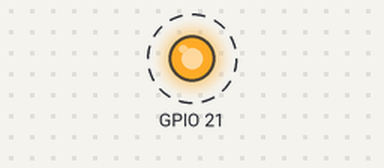
This program was run on a simulated Raspberry Pi (BCM pin numbers). On the bench: output pins drawn as LEDs (lit = HIGH). Dashed ring = blinking. What the program prints to the terminal is not drawn.

Above: at 0.5 s.
Timing chart, 0 to 4.6 s (numbered marks = the images above):
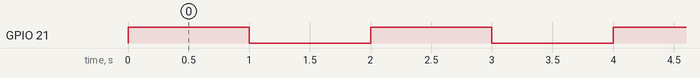

Measured:
- by itself, GPIO 21: alternates HIGH for 1.0 s and LOW for 1.0 s

The program:

led.py
```python
import RPi.GPIO as GPIO
import time

GPIO.setmode(GPIO.BCM)
GPIO.setwarnings(False)
GPIO.setup(21,GPIO.OUT)

# While loop
while True:
        # set GPIO21 pin to HIGH
        GPIO.output(21,GPIO.HIGH)
        # show message to Terminal
        print ("LED is ON")
        # pause for one second
        time.sleep(1)


        # set GPIO21 pin to HIGH
        GPIO.output(21,GPIO.LOW)
        # show message to Terminal
        print ("LED is OFF")
        # pause for one second
        time.sleep(1)
```
